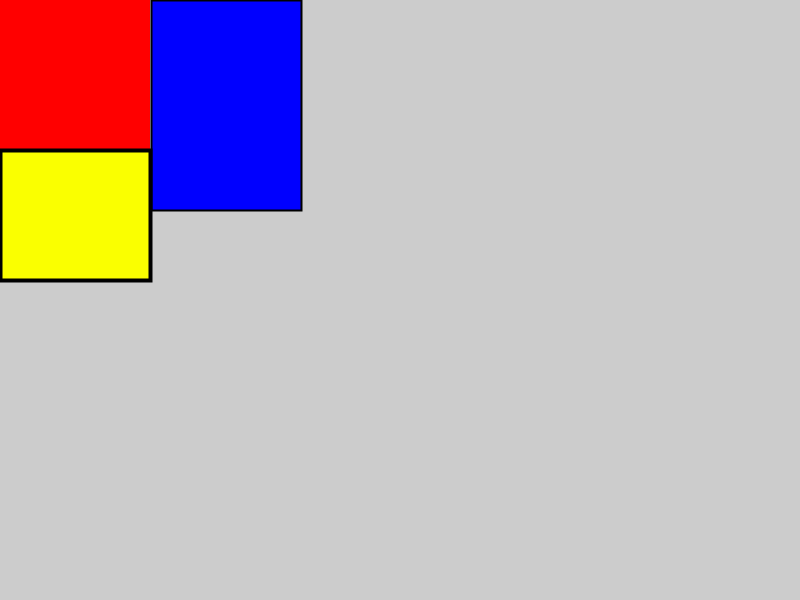
Frame 1 (no input)
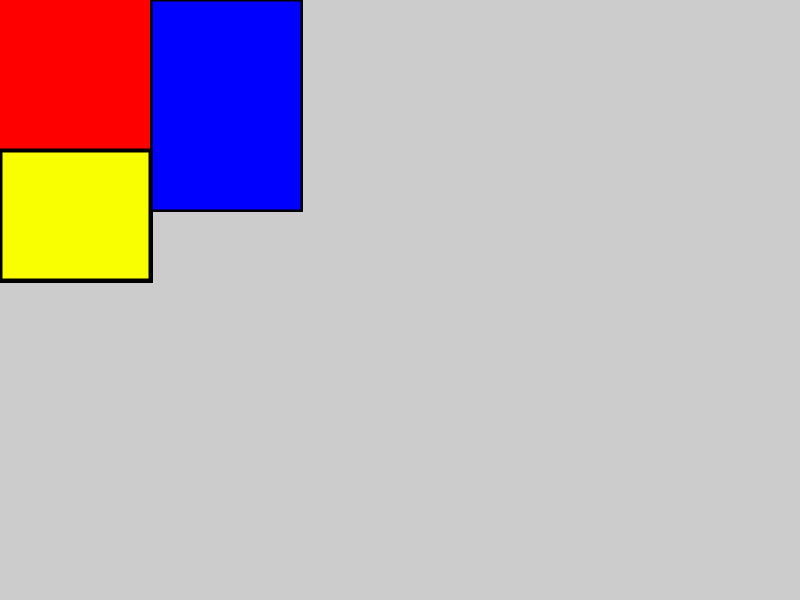
Frame 60 (the mouse pressed at the canvas centre just before this capture)
Frame 120 (the mouse held since frame 60 and released just before this capture): identical to frame 60, image omitted

The Processing sketch that drew these frames (run headless with seeded random() and noise(); from frame 60 on, the mouse is pressed at the canvas centre):

// Processing sketch: week01_Alp_Tugan_HelloWorld_SectionB
// ── week01_Alp_Tugan_HelloWorld_SectionB.pde
// IDE : Integrated Development Environment

void setup() {
  // width of my monitor screen 2560 px
  // height of my monitor screen 1440 px
  // move Processing window to top left of the computer screen
  surface.setLocation(0, 200);

  // set the window size
  size(800, 600);
}

void draw() {

  // Remove the stroke around square
  noStroke();
  
  // Set fill color for the following rectangle shape
  fill(#ff0000);
  
  // Draw a rectangle
  rect(0, 0, 150, 150);
  
  // enable strokes for the following shape
  strokeWeight(2);
  stroke(#000000);
  fill(#0000ff);
  rect(151, 0, 150, 210);
  
  
  // Draw the 3rd rectangle
  strokeWeight(4);
  stroke(#000000);
  fill(#FAFF00);
  rect(0, 150, 150, 130);
  
}
